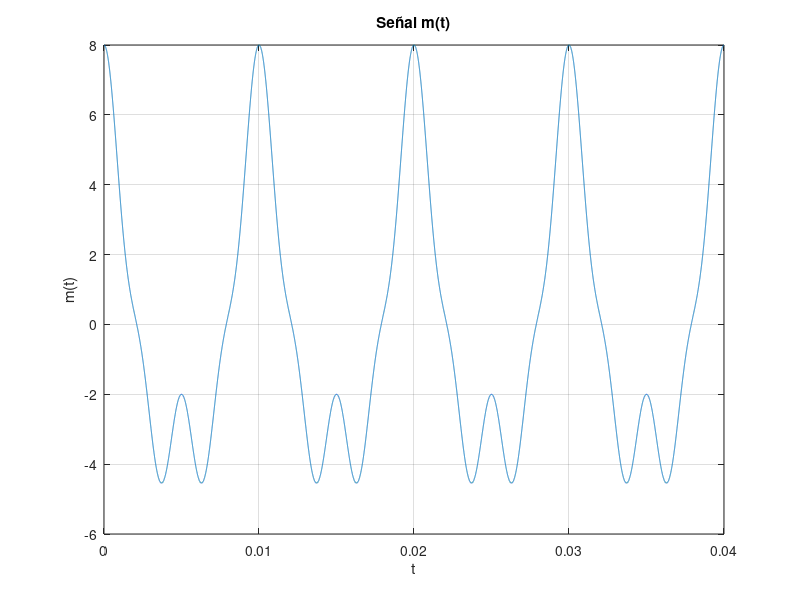
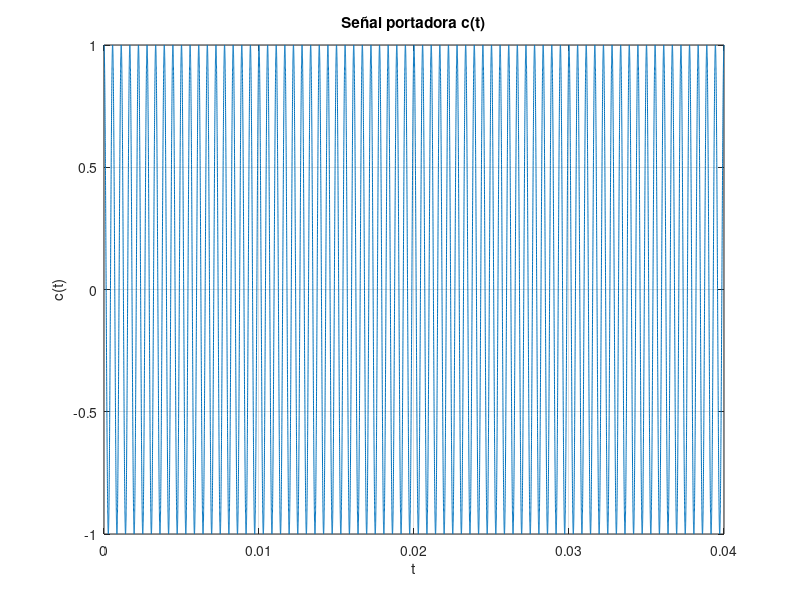
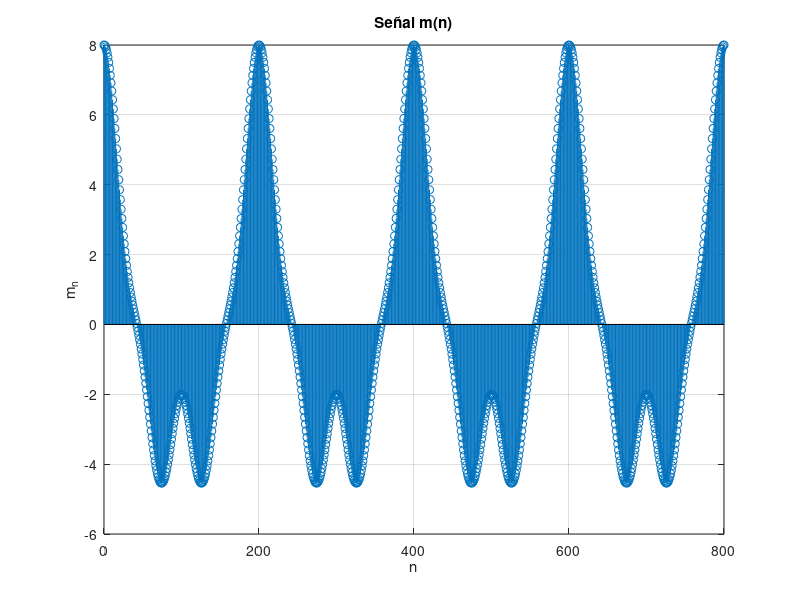
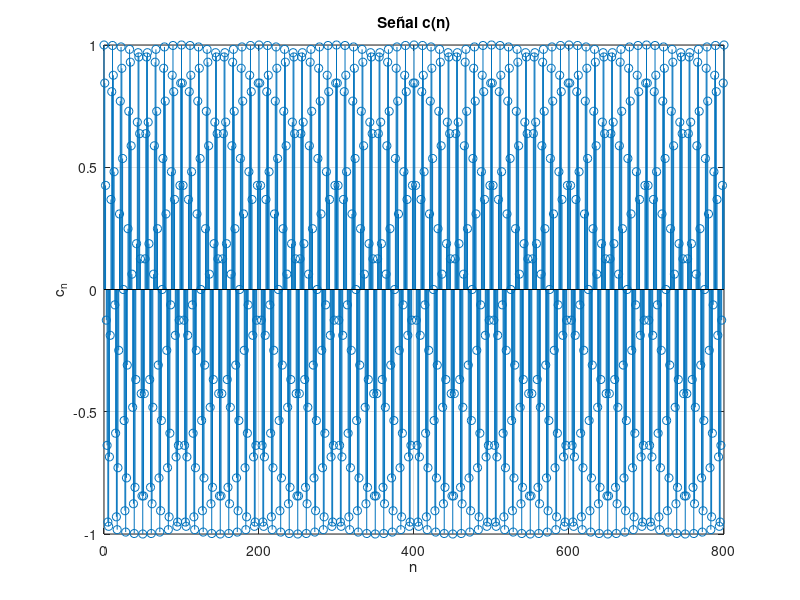

Write the MATLAB code that produced these figures, in order. (Note: this script raises an error after producing the figures.)
clear all
close all 

fs=20000; %Frencuencia de muestreo digital
Fs=50*fs; %Frecuencia de muestreo señal analogica
fc=1800; %Frecuencia de portadora
ts=1/Fs; %ts señal digita
t=0:ts:0.04; %tiempo señal analogica

%construccion de señal analogica m
m=5*cos(2*pi*100*t)+2*cos(2*pi*200*t)+cos(2*pi*400*t); 

%la portadora 
c=cos(2*pi*fc*t); 

figure (1)
plot(t,m)
title('Señal m(t)'); 
xlabel('t')
ylabel('m(t)')
grid on 

figure(2)
plot(t,c)
title('Señal portadora c(t)')
xlabel('t')
ylabel('c(t)')
grid on

%Muestreamos las señales m(t) y c(t) 
n=0:800;
N=length(n);

%señal m muestreada
m_n=5*cos(2*pi*(100/fs)*n)+2*cos(2*pi*(200/fs)*n)+cos(2*pi*(400/fs)*n); 
%señal c muestreada
c_n=cos(2*pi*(fc/fs)*n);

figure(3)
stem(n,m_n)
title('Señal m(n)')
xlabel('n')
ylabel('m_n')
grid on

figure(4)
stem(n,c_n)
title('Señal c(n)')
xlabel('n')
ylabel('c_n')
grid on

%Sacamos Transformada de Fourier 
M_filtro=fftshift(fft(m_n,N));
f=linspace(-fs/2, fs/2,N); 
figure(5)
plot(f,abs(M_filtro),'r')
grid on
title('Espectro de la señal m(n) en Hertz')
xlabel('f');
ylabel('M(f)')

%Transformada de Fourier señal portadora 
C=fftshift(fft(c_n,N)); 
figure(6)
plot(f,abs(C),'r')
grid on
title('Espectro de la señal c(n) en Hertz')
xlabel('f');
ylabel('C(f)')

%Obtenemos la señal modulada
y_n=m_n.*c_n; 
figure(7)
stem(n,y_n)
title('Señal modulada en DSB-SC y(n)')
xlabel('n')
ylabel('y(n)')
grid on

%Transformada de Fourier de señal modulada en DSB-SC
Y=fftshift(fft(y_n,N)); 
figure(8)
plot(f,abs(Y),'r')
grid on
title('Espectro de señal modulada en DSB-SC y(n)')
xlabel('f');
ylabel('Y(f)')

%Demodulacion Coherente mediante Filtros FIR simétricos
r_n=y_n.*c_n; 
figure(9)
stem(n,r_n)
title('Señal r(n) = y(n)c(n)')
xlabel('n')
ylabel('r(n)')
grid on

%Espectro de señal demodulada r(n)
R=fftshift(fft(r_n,N)); 
figure(10)
plot(f,abs(R),'r')
grid on
title('Espectro de señal r(n)')
xlabel('f');
ylabel('R(f)')

%Diseñamos el filtro FIR Simetrico con M=100
M_filtro = 100;
A = A(M_filtro);
H = [ones(1,16) 0.5 zeros(1,33)]';
h = inv(A)*H;
h=[h; flipud(h)];

%Filtro FIR Simetrico
figure(11)
stem(h,'m');
grid on
title('Filtro FIR Simétrico en tiempo discreto')
xlabel('t');
ylabel('h(n)')

w=-pi:0.001:pi;
Hr=0;
for n=0:M_filtro/2 - 1
   Hr = Hr + 2*h(n+1)*cos((((M_filtro-1)/2)-n)*w); 
end

figure(12)
plot(w, 20*log10(abs(Hr)),'m');
title('Espectro de filtro FIR simetrico H')
xlabel('f');
ylabel('dBm')
axis([-pi pi -120 10]);


%Recuperamos m2
m2 = conv(r_n,h,'same'); 
figure(13)
stem(m2);
grid on
title('Señal recuperada m_2(n)')

%Transformada de Fourier para señal recuperada
M2=fftshift(fft(m2,N)); 
figure(14)
plot(f,abs(M2),'r')
grid on
title('Espectro de m_2(n)')

%Comparacion de gráficas
figure(15)
stem(n,m2);
hold on
stem(n,m_n)
title('Comparacion de señales recuperada y original')
grid on


